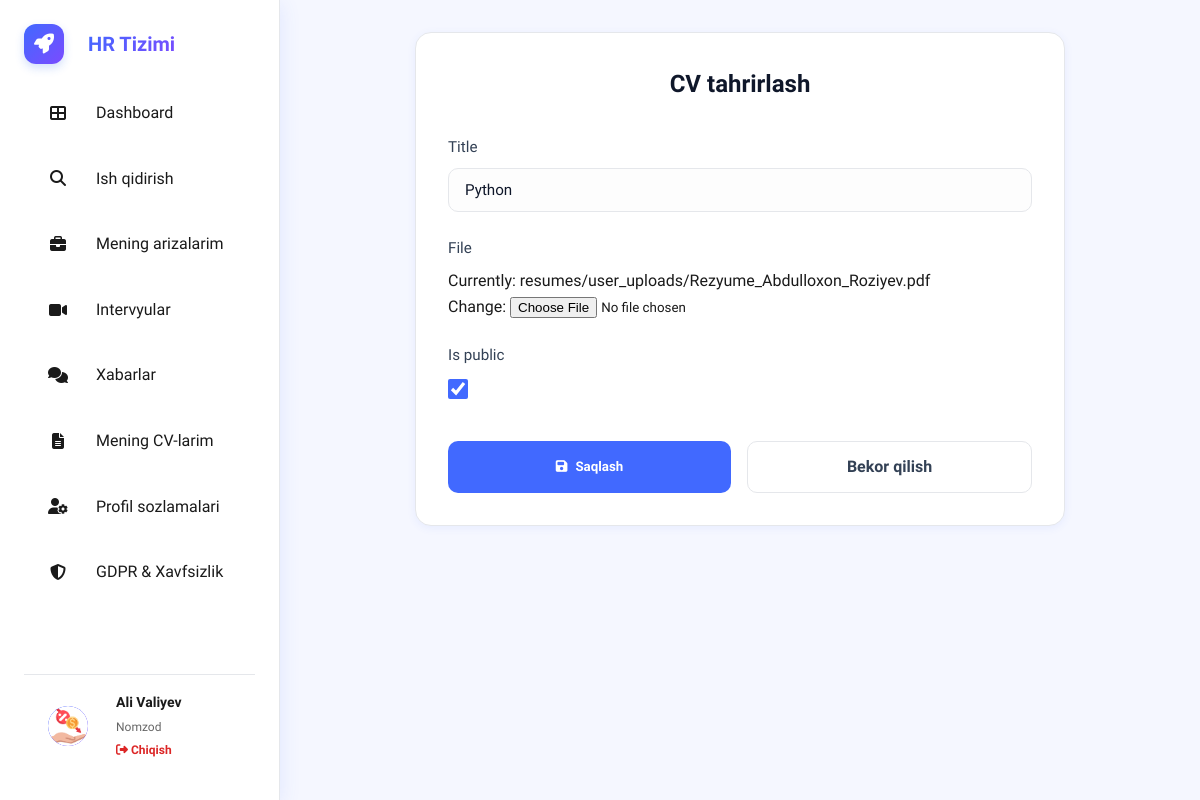
Screenshot of /candidate/cv/edit/resume/1/ (signed in) with the database file from the repository.
### hr_bolim/models.py (models this page shows, shortened)
class User(AbstractUser):
    ROLE_CHOICES = (
        ("candidate","Ish izlovchi"),
        ("employer","Ish beruvchi"),
        ("admin","Admin")
    )
    role = models.CharField(max_length=20,choices=ROLE_CHOICES)
    phone = models.CharField(max_length=20,blank=True,null=True)
    consent_given = models.BooleanField(default=False)
    consent_date = models.DateTimeField(blank=True,null=True)
    consent_policy_version = models.CharField(max_length=10,blank=True,null=True)
    data_retention_until = models.DateTimeField(blank=True,null=True)
    is_delete = models .BooleanField(default=False)
    created_at = models.DateTimeField(auto_now_add=True)
    update_at = models.DateTimeField(auto_now=True)
    is_staff = models.BooleanField(default=False)
    is_superuser = models.BooleanField(default=False)

class CandidateProfile(models.Model):
    user = models.OneToOneField(User, on_delete=models.CASCADE, related_name='candidate_profile')
    profile_picture = models.ImageField(upload_to='profile_pics/', blank=True, null=True)
    profession = models.CharField(max_length=150, blank=True, null=True, help_text="Ex: Software Engineer")
    location = models.CharField(max_length=150, blank=True, null=True)
    about_me = models.TextField(blank=True, null=True)
    skills = models.TextField(blank=True, null=True, help_text="Comma separated skills")
    profile_views = models.PositiveIntegerField(default=0)
    is_processing_restricted = models.BooleanField(default=False, help_text="User restricted data processing")
    experience_years = models.PositiveIntegerField(default=0, help_text="Total years of experience")
    resume_file = models.FileField(upload_to='resumes/default/', blank=True, null=True, help_text="Default CV for 1-click apply")
    linkedin = models.URLField(blank=True, null=True)
    github = models.URLField(blank=True, null=True)
    portfolio = models.URLField(blank=True, null=True)
    created_at = models.DateTimeField(auto_now_add=True)
    updated_at = models.DateTimeField(auto_now=True)

class Resume(models.Model):
    user = models.ForeignKey(User, on_delete=models.CASCADE, related_name='resumes')
    title = models.CharField(max_length=150, help_text="CV nomi (masalan: Python Developer CV)")
    file = models.FileField(upload_to='resumes/user_uploads/')
    is_public = models.BooleanField(default=True, help_text="Boshqa ish beruvchilar ko'ra oladimi?")
    created_at = models.DateTimeField(auto_now_add=True)

### hr_bolim/views.py (the view)
# urls.py: path('candidate/cv/edit/resume/<int:id>/', edit_resume, name='edit_resume'),
@candidate_required
def edit_resume(request, id):
    resume = get_object_or_404(Resume, id=id, user=request.user)
    if request.method == 'POST':
        form = ResumeForm(request.POST, request.FILES, instance=resume)
        if form.is_valid():
            form.save()
            messages.success(request, "CV ma'lumotlari yangilandi!")
            return redirect('candidate_cv')
    else:
        form = ResumeForm(instance=resume)
    return render(request, 'hr_bolim/candidate/form_generic.html', {'form': form, 'title': 'CV tahrirlash'})

### hr_bolim/forms.py
class ResumeForm(forms.ModelForm):
    class Meta:
        model = Resume
        fields = ['title', 'file', 'is_public']
        widgets = {
            'title': forms.TextInput(attrs={'class': 'form-input', 'placeholder': 'CV nomi (masalan: Python Developer)'}),
            'is_public': forms.CheckboxInput(attrs={'class': 'custom-checkbox'}),
        }

### hr_bolim/views.py (called while the page is built)
def candidate_required(view_func):
    @wraps(view_func)
    def _wrapped(request, *args, **kwargs):
        if not request.user.is_authenticated:
            from django.contrib.auth.views import redirect_to_login
            return redirect_to_login(request.get_full_path())
        if getattr(request.user, 'role', None) != 'candidate':
            return redirect('home')
        return view_func(request, *args, **kwargs)
    return _wrapped

### hr_bolim/templates/hr_bolim/candidate/form_generic.html (shortened to what this page needs)
{% extends 'hr_bolim/candidate/base_candidate.html' %}
{% block content %}
<div style="max-width: 650px; margin: 0 auto;">
    <div class="card">
        <h2 style="margin-bottom: 2rem; text-align: center; color:var(--dark); font-weight:700;">{{ title }}</h2>
        <form method="post" enctype="multipart/form-data">
            {% for field in form %}
                <div class="form-group">
                    <label class="form-label">{{ field.label }}</label>
                    {{ field }}
                </div>
            {% endfor %}
            <div style="display: flex; gap: 1rem; margin-top: 2.5rem;">
                <button type="submit" class="btn btn-primary" style="flex:1;">
                    <i class="fas fa-save"></i> Saqlash
                </button>
                <a href="{% url 'candidate_cv' %}" class="btn btn-secondary" style="flex:1;">
                    Bekor qilish
                </a>
            </div>
        </form>
    </div>
</div>
{% endblock %}

### hr_bolim/templates/hr_bolim/candidate/base_candidate.html (shortened to what this page needs)
{% load static %}
<!DOCTYPE html>
<html lang="uz">
<head>
    <link rel="stylesheet" href="https://cdnjs.cloudflare.com/ajax/libs/font-awesome/6.4.0/css/all.min.css">
    <link rel="stylesheet" href="{% static 'css/candidate.css' %}">
</head>
<body>
    <aside class="sidebar" id="sidebar">
        <a href="{% url 'home' %}" class="brand">
            <div class="brand-logo"><i class="fas fa-rocket"></i></div>
            <div class="brand-name">HR Tizimi</div>
        </a>
        <ul class="nav-menu">
            <li>
                <a href="{% url 'candidate_dashboard' %}" class="nav-link {% if request.resolver_match.url_name == 'candidate_dashboard' %}active{% endif %}">
                    <i class="fas fa-th-large"></i> Dashboard
                </a>
            </li>
            <li>
                <a href="{% url 'jobs_list' %}" class="nav-link">
                    <i class="fas fa-search"></i> Ish qidirish
                </a>
            </li>
            <li>
                <a href="{% url 'my_applications' %}" class="nav-link {% if request.resolver_match.url_name == 'my_applications' %}active{% endif %}">
                    <i class="fas fa-briefcase"></i> Mening arizalarim
                </a>
            </li>
            <li>
                <a href="{% url 'candidate_interviews' %}" class="nav-link {% if request.resolver_match.url_name == 'candidate_interviews' %}active{% endif %}">
                    <i class="fas fa-video"></i> Intervyular
                </a>
            </li>
            <li>
                <a href="{% url 'inbox' %}" class="nav-link {% if 'inbox' in request.resolver_match.url_name or 'chat' in request.resolver_match.url_name %}active{% endif %}">
                    <i class="fas fa-comments"></i> Xabarlar
                </a>
            </li>
            <li>
                <a href="{% url 'candidate_cv' %}" class="nav-link {% if 'candidate_cv' in request.resolver_match.url_name or 'add_' in request.resolver_match.url_name %}active{% endif %}">
                    <i class="fas fa-file-alt"></i> Mening CV-larim
                </a>
            </li>
            <li>
                <a href="{% url 'candidate_profile' %}" class="nav-link {% if request.resolver_match.url_name == 'candidate_profile' %}active{% endif %}">
                    <i class="fas fa-user-cog"></i> Profil sozlamalari
                </a>
            </li>
            <li>
                <a href="{% url 'candidate_gdpr' %}" class="nav-link {% if request.resolver_match.url_name == 'candidate_gdpr' %}active{% endif %}">
                    <i class="fas fa-shield-alt"></i> GDPR & Xavfsizlik
                </a>
            </li>
        </ul>
        <div class="user-profile-sidebar">
            <div class="avatar-sm">
                {% if user.candidate_profile.profile_picture %}
                    <img src="{{ user.candidate_profile.profile_picture.url }}" alt="Profile" style="width:100%; height:100%; border-radius:50%; object-fit:cover;">
                {% else %}
                    <i class="fas fa-user"></i>
                {% endif %}
            </div>
            <div class="user-info-sidebar">
                <h4>{{ user.first_name }} {{ user.last_name }}</h4>
                <p>Nomzod</p>
                <a href="{% url 'logout' %}" style="color:var(--danger); font-size:0.75rem; text-decoration:none; margin-top:0.25rem; display:block; font-weight:600;">
                    <i class="fas fa-sign-out-alt"></i> Chiqish
                </a>
            </div>
        </div>
    </aside>
    <main class="main-content">
        {% block content %}
        {% endblock %}
    </main>
</body>
</html>

### static/css/candidate.css (style rules this page uses)
:root { --primary: #2563eb; --primary-hover: #1d4ed8; --primary-dark: #1e3a8a; --primary-light: #eff6ff; --secondary: #64748b; --success: #10b981; --danger: #ef4444; --warning: #f59e0b; --dark: #0f172a; --text-main: #334155; --text-secondary: #64748b; --bg-body: #f1f5f9; --card-bg: #ffffff; --border: #e2e8f0; --sidebar-width: 280px; --header-height: 70px; --radius-lg: 16px; --radius-md: 10px; --shadow-sm: 0 1px 3px rgba(0, 0, 0, 0.1); --shadow-md: 0 4px 6px -1px rgba(0, 0, 0, 0.1); --transition: all 0.3s ease; }
* { margin: 0; padding: 0; box-sizing: border-box; font-family: 'Onest', sans-serif; }
body { background-color: var(--bg-body); color: var(--text-main); display: flex; min-height: 100vh; }
a { text-decoration: none; color: inherit; transition: var(--transition); }
ul { list-style: none; }
.sidebar { width: var(--sidebar-width); background: var(--card-bg); border-right: 1px solid var(--border); position: fixed; height: 100vh; left: 0; top: 0; display: flex; flex-direction: column; padding: 1.5rem; z-index: 100; transition: transform 0.3s ease; }
.brand { display: flex; align-items: center; gap: 0.75rem; margin-bottom: 2.5rem; color: var(--dark); }
.brand-logo { width: 40px; height: 40px; background: var(--primary); background: linear-gradient(135deg, var(--primary), var(--primary-hover)); border-radius: 10px; display: flex; align-items: center; justify-content: center; color: white; font-size: 1.25rem; box-shadow: 0 4px 10px rgba(37, 99, 235, 0.2); }
.brand-name { font-size: 1.25rem; font-weight: 700; color: var(--dark); }
.nav-menu { display: flex; flex-direction: column; gap: 0.5rem; flex: 1; }
.nav-link { display: flex; align-items: center; gap: 1rem; padding: 0.875rem 1rem; color: var(--secondary); border-radius: var(--radius-md); font-weight: 500; }
.nav-link i { width: 20px; text-align: center; }
.user-profile-sidebar { display: flex; align-items: center; gap: 1rem; padding-top: 1.5rem; border-top: 1px solid var(--border); }
.avatar-sm { width: 40px; height: 40px; border-radius: 50%; object-fit: cover; background: #e2e8f0; display: flex; align-items: center; justify-content: center; color: var(--secondary); overflow: hidden; }
.user-info-sidebar h4 { font-size: 0.9rem; font-weight: 600; margin-bottom: 2px; color: var(--dark); }
.user-info-sidebar p { font-size: 0.75rem; color: var(--secondary); }
.main-content { margin-left: var(--sidebar-width); flex: 1; padding: 2rem; width: calc(100% - var(--sidebar-width)); }
.card { background: var(--card-bg); border-radius: var(--radius-lg); box-shadow: var(--shadow-sm); border: 1px solid var(--border); padding: 2rem; margin-bottom: 2rem; }
.btn { display: inline-flex; align-items: center; justify-content: center; gap: 0.5rem; padding: 0.75rem 1.5rem; border-radius: var(--radius-md); font-weight: 600; cursor: pointer; border: none; transition: var(--transition); }
.btn-primary { background: var(--primary); color: white; }
.btn-secondary { background: white; border: 1px solid var(--border); color: var(--text-main); }
.form-group { margin-bottom: 1.5rem; }
.form-label { display: block; margin-bottom: 0.5rem; font-weight: 500; color: var(--text-main); font-size: 0.95rem; }
.form-input, .form-control { width: 100%; padding: 0.75rem 1rem; border: 1px solid var(--border); border-radius: var(--radius-md); background: #fdfdfd; font-size: 0.95rem; transition: var(--transition); color: var(--dark); }
.custom-checkbox { width: 1.25rem; height: 1.25rem; accent-color: var(--primary); margin-right: 0.5rem; vertical-align: middle; }

### rows the page displays
User: candidate_profile.profile_picture (picture), first_name "Ali", last_name "Valiyev"
Resume: form "Python" "☑"

### other values shown
{{ title }} "CV tahrirlash"
{{ field.label }} "Title" "File" "Is public"
